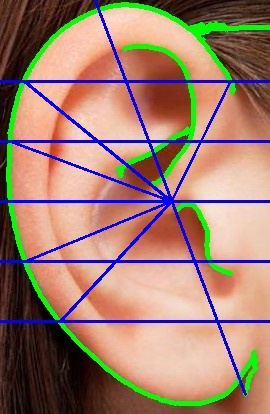
#> input picture first app/imager.jpg, 270 x 414 px
$ jupyter execute --allow-errors 'metriklerle ilgili.ipynb'
#> lines starting #> are read from the running program, lines starting #| are printed output that depends on the picture; after the words box and inside, x2 and y2 are one past the last pixel; in counts of white or black regions, pixels touching at a corner belong together
[cell 1]
import sys
import cv2
import imutils
import numpy as np

[cell 2]
from __future__ import print_function
import cv2 as cv
import numpy as np
import argparse
import random as rng

def nothing(x):
    pass
def thresh_callback(val,val2):
    threshold = val
    threshold2 = val2
    #threshold2 = val2
    # Detect edges using Canny
    #canny_output = cv.Canny(src_gray, threshold, threshold * 2)
    ret,thresh = cv.threshold(src_gray,threshold2, threshold,0)
    # Find contours
    contours, hierarchy = cv.findContours(thresh, cv.RETR_TREE, cv.CHAIN_APPROX_SIMPLE)
    # Draw contours
    drawing = np.zeros((thresh.shape[0], thresh.shape[1], 3), dtype=np.uint8)
    for i in range(len(contours)):
        color = (rng.randint(0,256), rng.randint(0,256), rng.randint(0,256))
        cv.drawContours(drawing, contours, i, color, 2, cv.LINE_8, hierarchy, 0)
    # Show in a window
    cv.imshow('Contours', drawing)

# Load source image
parser = argparse.ArgumentParser(description='Code for Finding contours in your image tutorial.')
parser.add_argument('--input', help='Path to input image.', default='k.jpg')
args = parser.parse_args()
src = cv.imread(cv.samples.findFile(args.input))
#> src is the input picture: shape (414, 270, 3); mean B, G, R 111.3, 127.1, 159.6
if src is None:
    print('Could not open or find the image:', args.input)
    exit(0)
# Convert image to gray and blur it
src_gray = cv.cvtColor(src, cv.COLOR_BGR2GRAY)
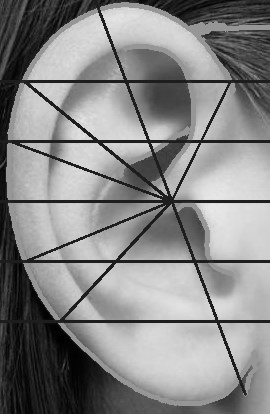
#> src_gray: shape (414, 270); min 0, max 232, mean 135
src_gray = cv.blur(src_gray, (3,3))
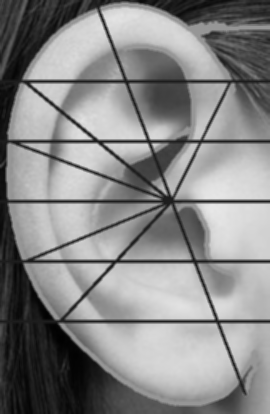
#> src_gray: shape (414, 270); min 1, max 231, mean 135
# Create Window
source_window = 'Source'
cv.namedWindow(source_window)
cv.imshow(source_window, src)
max_thresh = 255
thresh = 100 # initial threshold
thresh2 = 100 # initial threshold
cv.createTrackbar('Canny', source_window, thresh, max_thresh, nothing)
cv.createTrackbar('Canny2', source_window, thresh2, max_thresh, nothing)
thresh_callback(thresh,thresh2)
#> in thresh_callback, `ret,thresh = cv.threshold(src_gray,threshold2, threshold,0)`:
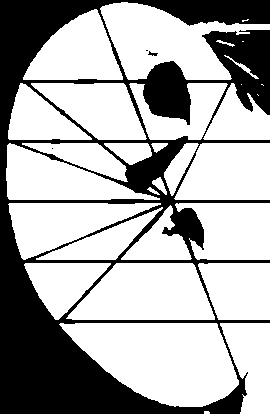
#> thresh: shape (414, 270); values 0 (black) and 100 (white), 67.1% white; 4 black regions (2 under 20 px)
#> in thresh_callback, `ret,thresh = cv.threshold(src_gray,threshold2, threshold,0)`: ret = 100
#> in thresh_callback, `contours, hierarchy = cv.findContours(thresh, cv.RETR_TREE, cv.CHAIN_A..`: contours = 34 contours, 8 with area under 20; largest, box (x1, y1, x2, y2) and area: (59, 323, 239, 407) 10212, (100, 2, 270, 80) 6598, (66, 263, 215, 320) 6344, (174, 143, 270, 200) 4559, (8, 203, 161, 260) 4396
#> the loop in thresh_callback, `for i in range(len(contours)):` made 34 passes
#> color on passes 1 to 12: (197, 215, 20), (132, 248, 207), (155, 244, 183), (111, 71, 144), (71, 48, 128), (75, 158, 50), (37, 169, 241), (51, 181, 222), (161, 104, 244), (226, 133, 31), (7, 47, 204), (0, 252, 170)
#> after the loop in thresh_callback, `for i in range(len(contours)):`:
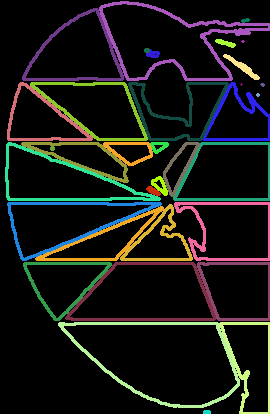
#> drawing: shape (414, 270, 3); mean of channels 0, 1, 2 20.9, 24.4, 23.4; drawn as B, G, R


while True:
    k = cv.waitKey(10)
#> (key Esc is pressed here)
    r = cv.getTrackbarPos('Canny',source_window)
#> r = 100
    g = cv.getTrackbarPos('Canny2',source_window)
#> g = 100
    print(r,g)
#| 100 100
    thresh_callback(r,g)
#> call 2 of thresh_callback, with val = 100, val2 = 100
#> the loop in thresh_callback (call 2), `for i in range(len(contours)):` made 34 passes
#> color on passes 1 to 12: (37, 13, 63), (96, 61, 200), (46, 189, 59), (18, 11, 99), (94, 63, 245), (107, 31, 11), (217, 51, 133), (35, 113, 36), (154, 179, 223), (92, 31, 239), (20, 51, 200), (102, 133, 183)
#> after the loop in thresh_callback (call 2), `for i in range(len(contours)):`:
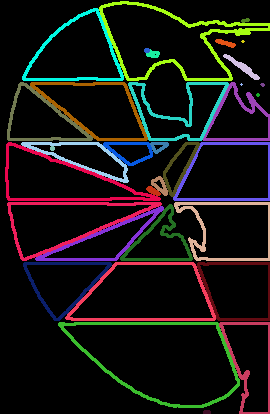
#> drawing: shape (414, 270, 3); mean of channels 0, 1, 2 19.6, 21.1, 23.3; drawn as B, G, R


    #press esc on keyboard to exit
    if k == 27:
        break

#close all the opened windows
cv.destroyAllWindows()

[cell 3]
# path to input image is specified and
# image is loaded with imread command
image1 = cv2.imread('k.jpg')
image2 = cv2.imread('r.png')
# cv2.cvtColor is applied over the
# image input with applied parameters
# to convert the image in grayscale
#> (the rest of this cell did not finish here and is left out)

[cell 4]
img = cv2.imread('k.jpg',0)
ret,thresh = cv2.threshold(img,175,100,0)
contours,hierarchy = cv2.findContours(thresh, cv2.RETR_CCOMP, cv2.CHAIN_APPROX_SIMPLE)
#> contours = []
cv2.drawContours(img, contours, -1, (0, 255, 0), 3)
cv2.imshow('Contours', img)
cv2.waitKey(0)
cv2.destroyAllWindows()
print("Number of Contours found = " + str(len(contours)))
#| Number of Contours found = 0

[cell 5]
contur=[]
x=len(contours)
#> x = 0
for k in range(0,x):
    area=cv2.contourArea(contours[k])
    print(area)
    if area > 2000:
        contur.append(contours[k])
#> after the loop, contur = []

[cell 6]
print("Number of Contours found = " + str(len(contur)))
#| Number of Contours found = 0
